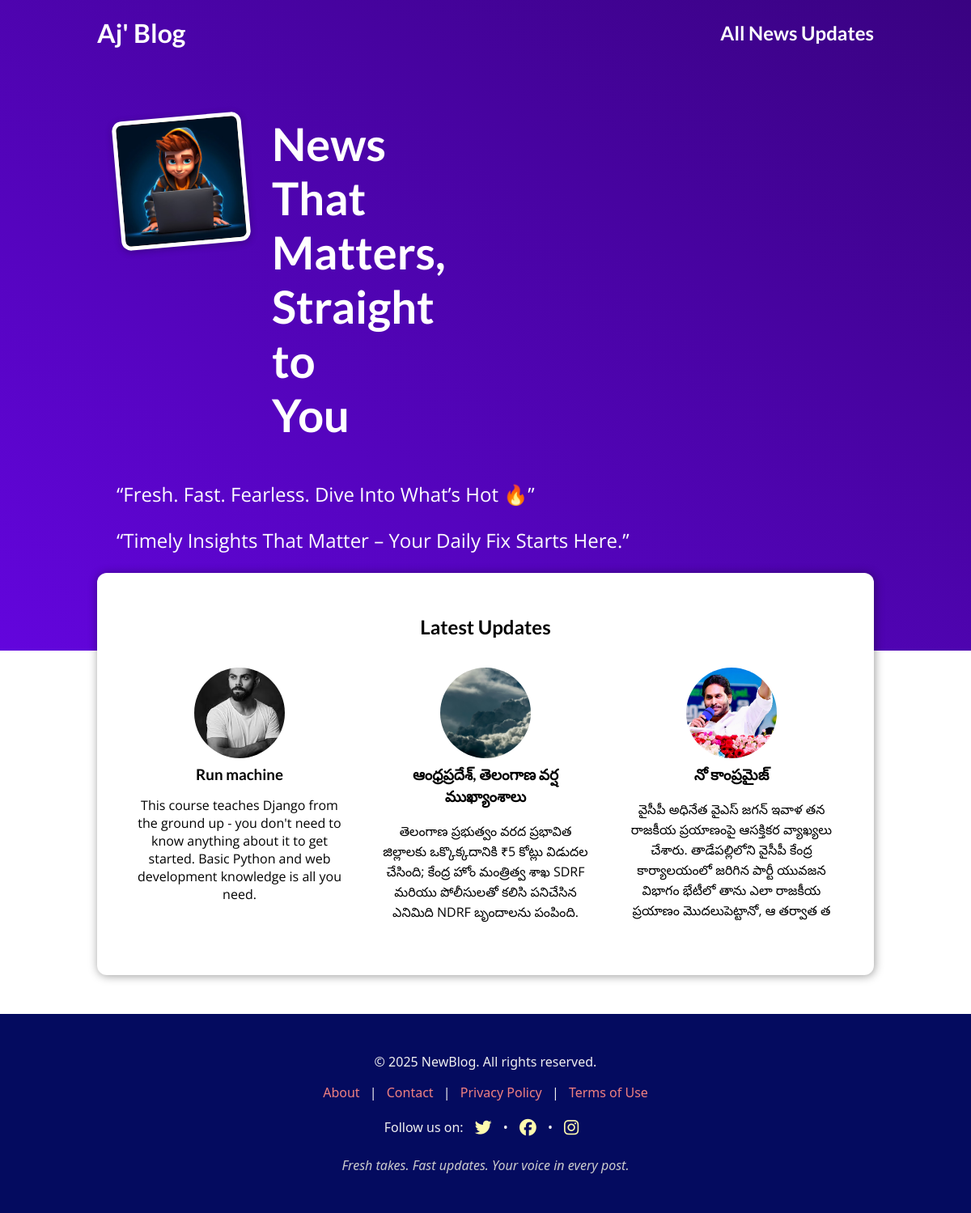
The page / on the database its author committed.
### blog/models.py (models this page shows, shortened)
class post(models.Model):
    title=models.CharField(max_length=50)
    excerpt=models.CharField(max_length=200)
    image_name=models.ImageField(upload_to="posts",null=True)
    date=models.DateField(auto_now=True)
    slug=models.SlugField(unique=True,db_index=True,allow_unicode=True)
    content=models.TextField(validators=[MinLengthValidator(10)])
    author=models.ForeignKey(author,on_delete=models.SET_NULL,null=True)
    tag=models.ManyToManyField(Tag)

### blog/views.py (the view)
# urls.py: path("",views.dashboard.as_view(), name='dashboard'),
class dashboard(ListView):
    template_name="blog/index.html"
    model=post
    ordering=["-date"]
    context_object_name="port"
    def get_queryset(self):
        queryset=super().get_queryset()
        data=queryset[:3]
        return data

### blog/templates/blog/index.html (shortened to what this page needs)
{% extends "base.html" %}
{% load static %}
{% block css_files %}
    <link rel="stylesheet" href="{% static 'app.css' %}">
    <link rel="stylesheet" href="{% static "blog/post.css" %}">
    <link rel="stylesheet" href="{% static 'blog/index.css' %}">
{% endblock %}
{% block content %}
    <section id="welcome">
        <header>
            <img src="{% static 'blog\images\profile.jpg' %}" alt="Aj - The author of this blog" />
            <h2> News That Matters, Straight to You</h2>
        </header>
        <p>“Fresh. Fast. Fearless. Dive Into What’s Hot 🔥”</p>
        <p>“Timely Insights That Matter – Your Daily Fix Starts Here.”</P>
    </section>
    <section id="latest-posts">
        <h2>Latest Updates</h2>
        <ul>
            {% for i in port%}
                {% include "blog/includes/post.html" %}
            {% endfor %}
        </ul>
    </section>
{% endblock %}

### blog/templates/blog/includes/post.html
{% load static %}
<li>
    <article class="post">
        <a href="{% url "post_details" i.slug %}">
            <img src="{{i.image_name.url}}" alt="{{i.title}}">
            <div class="post_content">
                <h3>{{i.title}}</h3>
                <p>{{i.excerpt}}</p>
            </div>
        </a>
    </article>
</li>

### static/app.css (style rules this page uses)
* { box-sizing: border-box; }
html { font-family: 'Open Sans', 'Lato', sans-serif; }
body { margin: 0; }
h1, h2,h3 { font-family: 'Lato', sans-serif; font-weight: bold; }

### blog/static/blog/post.css (style rules this page uses)
.post { display: flex; flex-direction: column; align-items: center; text-align: center; }
.post a { text-decoration: none; color: black; transition: all 0.2s ease; padding: 1rem; }
.post img { width: 7rem; height: 7rem; object-fit: cover; border-radius: 50%; }
.post h3 { margin: 0.25rem 0; }

### blog/static/blog/index.css (style rules this page uses)
#welcome { background: linear-gradient(to right top, #6305dd, #390281); padding: 6rem 12%; }
#welcome header { display: flex; align-items: flex-start; margin: 3rem auto; }
#welcome img { width: 10rem; height: 10rem; object-fit: cover; object-position: top; border: 5px solid white; border-radius: 12px; background-color: #ffe1bf; transform: rotateZ(-5deg); box-shadow: 0 2px 8px rgba(0, 0, 0, 0.25); }
#welcome h2 { font-size: 3.5rem; margin: 0 0 0 2rem; color: white; width: 10rem; }
#welcome p { color: white; font-size: 1.5rem; }
#latest-posts { background-color: white; padding: 2rem; border-radius: 12px; width: 60rem; margin: -6rem auto 2rem auto; box-shadow: 1px 1px 12px rgba(0, 0, 0, 0.4); }
#latest-posts h2 { text-align: center; }
#latest-posts ul { list-style: none; margin: 0; padding: 0; display: flex; gap: 1rem; }
#latest-posts li { flex: 1; }

### rows shown on the page
post: image_name (picture), title "Run machine", excerpt "This course teaches Django from the ground up - you don't need to know anything about it to get started. Basic Python and web development knowledge is all you need."
post: image_name (picture), title "ఆంధ్రప్రదేశ్, తెలంగాణ వర్ష ముఖ్యాంశాలు", excerpt "తెలంగాణ ప్రభుత్వం వరద ప్రభావిత జిల్లాలకు ఒక్కొక్కదానికి ₹5 కోట్లు విడుదల చేసింది; కేంద్ర హోం మంత్రిత్వ శాఖ SDRF మరియు పోలీసులతో కలిసి పనిచేసిన ఎనిమిది NDRF బృందాలను పంపింది."
post: image_name (picture), title "నో కాంప్రమైజ్", excerpt "వైసీపీ అధినేత వైఎస్ జగన్ ఇవాళ తన రాజకీయ ప్రయాణంపై ఆసక్తికర వ్యాఖ్యలు చేశారు. తాడేపల్లిలోని వైసీపీ కేంద్ర కార్యాలయంలో జరిగిన పార్టీ యువజన విభాగం భేటీలో తాను ఎలా రాజకీయ ప్రయాణం మొదలుపెట్టానో, ఆ తర్వాత త"
